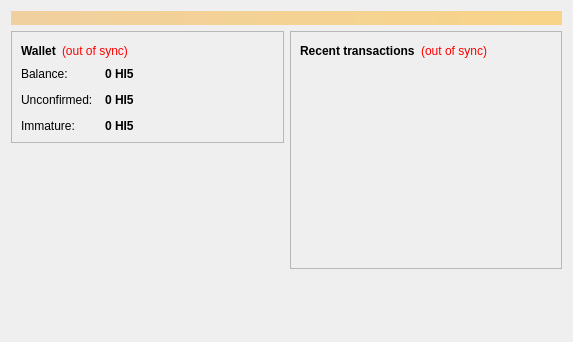
<?xml version="1.0" encoding="UTF-8"?>
<ui version="4.0">
 <class>OverviewPage</class>
 <widget class="QWidget" name="OverviewPage">
  <property name="geometry">
   <rect>
    <x>0</x>
    <y>0</y>
    <width>573</width>
    <height>342</height>
   </rect>
  </property>
  <property name="windowTitle">
   <string>Form</string>
  </property>
  <layout class="QVBoxLayout" name="topLayout">
   <item>
    <widget class="QLabel" name="labelAlerts">
     <property name="visible">
      <bool>false</bool>
     </property>
     <property name="styleSheet">
      <string notr="true">background-color: qlineargradient(x1: 0, y1: 0, x2: 1, y2: 0, stop:0 #F0D0A0, stop:1 #F8D488); color:#000000;</string>
     </property>
     <property name="wordWrap">
      <bool>true</bool>
     </property>
     <property name="margin">
      <number>3</number>
     </property>
    </widget>
   </item>
   <item>
    <layout class="QHBoxLayout" name="horizontalLayout" stretch="1,1">
     <item>
      <layout class="QVBoxLayout" name="verticalLayout_2">
       <item>
        <widget class="QFrame" name="frame">
         <property name="frameShape">
          <enum>QFrame::StyledPanel</enum>
         </property>
         <property name="frameShadow">
          <enum>QFrame::Raised</enum>
         </property>
         <layout class="QVBoxLayout" name="verticalLayout_4">
          <item>
           <layout class="QHBoxLayout" name="horizontalLayout_4">
            <item>
             <widget class="QLabel" name="label_5">
              <property name="font">
               <font>
                <weight>75</weight>
                <bold>true</bold>
               </font>
              </property>
              <property name="text">
               <string>Wallet</string>
              </property>
             </widget>
            </item>
            <item>
             <widget class="QLabel" name="labelWalletStatus">
              <property name="toolTip">
               <string>The displayed information may be out of date. Your wallet automatically synchronizes with the High5coin network after a connection is established, but this process has not completed yet.</string>
              </property>
              <property name="styleSheet">
               <string notr="true">QLabel { color: red; }</string>
              </property>
              <property name="text">
               <string notr="true">(out of sync)</string>
              </property>
              <property name="alignment">
               <set>Qt::AlignLeading|Qt::AlignLeft|Qt::AlignVCenter</set>
              </property>
             </widget>
            </item>
            <item>
             <spacer name="horizontalSpacer_2">
              <property name="orientation">
               <enum>Qt::Horizontal</enum>
              </property>
              <property name="sizeHint" stdset="0">
               <size>
                <width>40</width>
                <height>20</height>
               </size>
              </property>
             </spacer>
            </item>
           </layout>
          </item>
          <item>
           <layout class="QFormLayout" name="formLayout_2">
            <property name="fieldGrowthPolicy">
             <enum>QFormLayout::AllNonFixedFieldsGrow</enum>
            </property>
            <property name="horizontalSpacing">
             <number>12</number>
            </property>
            <property name="verticalSpacing">
             <number>12</number>
            </property>
            <item row="0" column="0">
             <widget class="QLabel" name="label">
              <property name="text">
               <string>Balance:</string>
              </property>
             </widget>
            </item>
            <item row="0" column="1">
             <widget class="QLabel" name="labelBalance">
              <property name="font">
               <font>
                <weight>75</weight>
                <bold>true</bold>
               </font>
              </property>
              <property name="cursor">
               <cursorShape>IBeamCursor</cursorShape>
              </property>
              <property name="toolTip">
               <string>Your current balance</string>
              </property>
              <property name="text">
               <string notr="true">0 HI5</string>
              </property>
              <property name="textInteractionFlags">
               <set>Qt::LinksAccessibleByMouse|Qt::TextSelectableByKeyboard|Qt::TextSelectableByMouse</set>
              </property>
             </widget>
            </item>
            <item row="1" column="0">
             <widget class="QLabel" name="label_3">
              <property name="text">
               <string>Unconfirmed:</string>
              </property>
             </widget>
            </item>
            <item row="1" column="1">
             <widget class="QLabel" name="labelUnconfirmed">
              <property name="font">
               <font>
                <weight>75</weight>
                <bold>true</bold>
               </font>
              </property>
              <property name="cursor">
               <cursorShape>IBeamCursor</cursorShape>
              </property>
              <property name="toolTip">
               <string>Total of transactions that have yet to be confirmed, and do not yet count toward the current balance</string>
              </property>
              <property name="text">
               <string notr="true">0 HI5</string>
              </property>
              <property name="textInteractionFlags">
               <set>Qt::LinksAccessibleByMouse|Qt::TextSelectableByKeyboard|Qt::TextSelectableByMouse</set>
              </property>
             </widget>
            </item>
            <item row="2" column="0">
             <widget class="QLabel" name="labelImmatureText">
              <property name="text">
               <string>Immature:</string>
              </property>
             </widget>
            </item>
            <item row="2" column="1">
             <widget class="QLabel" name="labelImmature">
              <property name="font">
               <font>
                <weight>75</weight>
                <bold>true</bold>
               </font>
              </property>
              <property name="toolTip">
               <string>Mined balance that has not yet matured</string>
              </property>
              <property name="text">
               <string notr="true">0 HI5</string>
              </property>
              <property name="textInteractionFlags">
               <set>Qt::LinksAccessibleByMouse|Qt::TextSelectableByKeyboard|Qt::TextSelectableByMouse</set>
              </property>
             </widget>
            </item>
           </layout>
          </item>
         </layout>
        </widget>
       </item>
       <item>
        <spacer name="verticalSpacer">
         <property name="orientation">
          <enum>Qt::Vertical</enum>
         </property>
         <property name="sizeHint" stdset="0">
          <size>
           <width>20</width>
           <height>40</height>
          </size>
         </property>
        </spacer>
       </item>
      </layout>
     </item>
     <item>
      <layout class="QVBoxLayout" name="verticalLayout_3">
       <item>
        <widget class="QFrame" name="frame_2">
         <property name="frameShape">
          <enum>QFrame::StyledPanel</enum>
         </property>
         <property name="frameShadow">
          <enum>QFrame::Raised</enum>
         </property>
         <layout class="QVBoxLayout" name="verticalLayout">
          <item>
           <layout class="QHBoxLayout" name="horizontalLayout_2">
            <item>
             <widget class="QLabel" name="label_4">
              <property name="text">
               <string>&lt;b&gt;Recent transactions&lt;/b&gt;</string>
              </property>
             </widget>
            </item>
            <item>
             <widget class="QLabel" name="labelTransactionsStatus">
              <property name="toolTip">
               <string>The displayed information may be out of date. Your wallet automatically synchronizes with the High5coin network after a connection is established, but this process has not completed yet.</string>
              </property>
              <property name="styleSheet">
               <string notr="true">QLabel { color: red; }</string>
              </property>
              <property name="text">
               <string notr="true">(out of sync)</string>
              </property>
              <property name="alignment">
               <set>Qt::AlignRight|Qt::AlignTrailing|Qt::AlignVCenter</set>
              </property>
             </widget>
            </item>
            <item>
             <spacer name="horizontalSpacer">
              <property name="orientation">
               <enum>Qt::Horizontal</enum>
              </property>
              <property name="sizeHint" stdset="0">
               <size>
                <width>40</width>
                <height>20</height>
               </size>
              </property>
             </spacer>
            </item>
           </layout>
          </item>
          <item>
           <widget class="QListView" name="listTransactions">
            <property name="styleSheet">
             <string notr="true">QListView { background: transparent; }</string>
            </property>
            <property name="frameShape">
             <enum>QFrame::NoFrame</enum>
            </property>
            <property name="verticalScrollBarPolicy">
             <enum>Qt::ScrollBarAlwaysOff</enum>
            </property>
            <property name="horizontalScrollBarPolicy">
             <enum>Qt::ScrollBarAlwaysOff</enum>
            </property>
            <property name="selectionMode">
             <enum>QAbstractItemView::NoSelection</enum>
            </property>
           </widget>
          </item>
         </layout>
        </widget>
       </item>
       <item>
        <spacer name="verticalSpacer_2">
         <property name="orientation">
          <enum>Qt::Vertical</enum>
         </property>
         <property name="sizeHint" stdset="0">
          <size>
           <width>20</width>
           <height>40</height>
          </size>
         </property>
        </spacer>
       </item>
      </layout>
     </item>
    </layout>
   </item>
  </layout>
 </widget>
 <resources/>
 <connections/>
</ui>
